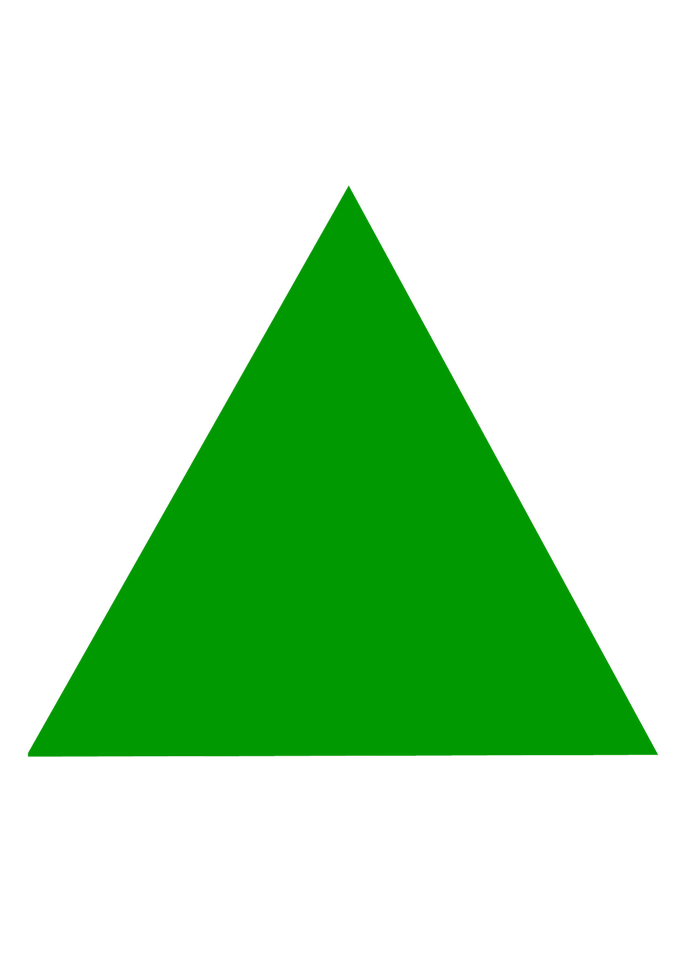
#> input picture Code/Image Processing/trtangle.jpg, 1371 x 1920 px (shown at 1/2 size)
$ python 'Contours in OPencv.py'
#> lines starting #> are read from the running program, lines starting #| are printed output that depends on the picture; after the words box and inside, x2 and y2 are one past the last pixel; in counts of white or black regions, pixels touching at a corner belong together; long printed decimals are rounded
import cv2 as cv
import numpy as np

img = cv.imread("trtangle.jpg",0)
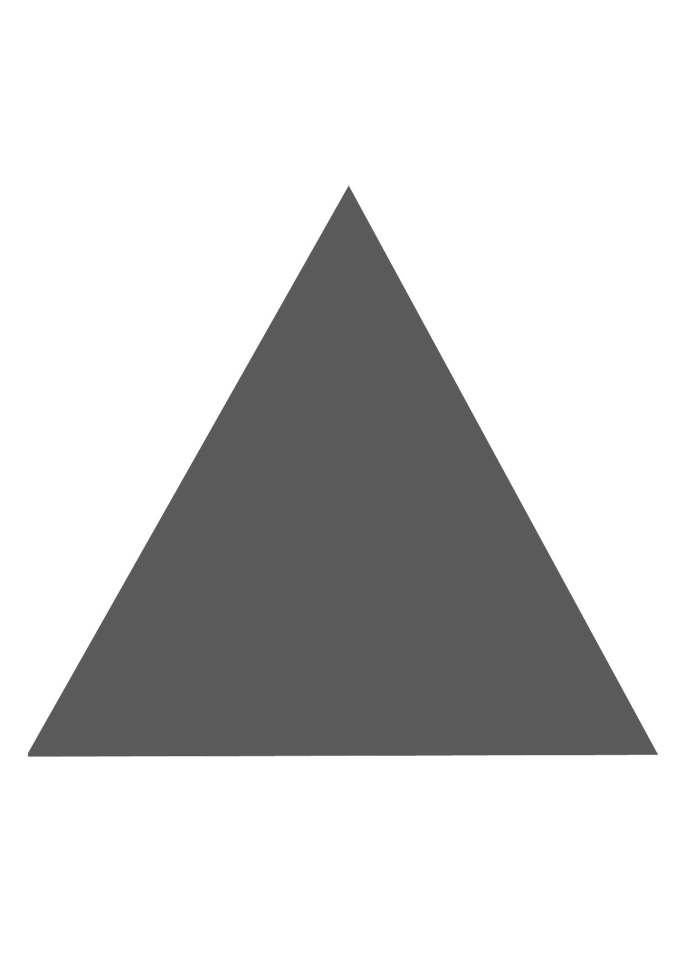
#> img: shape (1920, 1371) (shown at 1/2 size); min 70, max 255, mean 209.8
img = cv.resize(img,(400,500),cv.INTER_AREA)
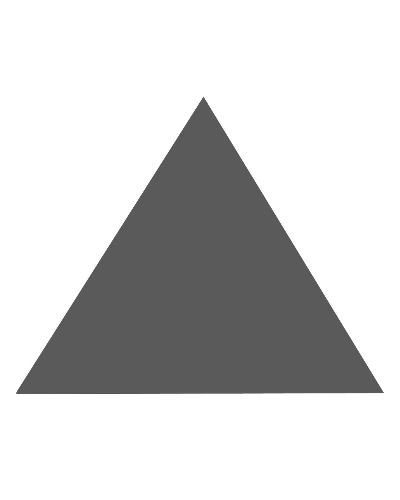
#> img: shape (500, 400); min 81, max 255, mean 209.8

ret, thresh = cv.threshold(img,127,255,0)
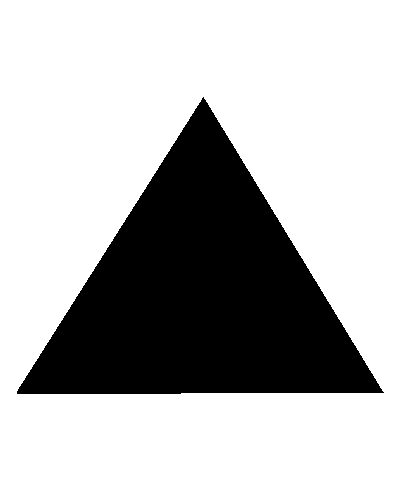
#> thresh: shape (500, 400); 72.7% white; 1 black region
contor, hierarchy = cv.findContours(thresh,1,2)
#> contor = 2 contours; box (x1, y1, x2, y2) and area: (0, 0, 400, 500) 199101, (16, 96, 385, 395) 55098

cnt = contor[0]
#> cnt = contour of 454 points, box (x1, y1, x2, y2) (16, 96, 385, 395), area 55098
M = cv.moments(cnt)
#> M = moments, m00 55098.5, centre m10/m00, m01/m00 = (200.3, 294.2)
print(M)
#> (printed output is left out)
cv.imshow("Thresh",thresh)
area = cv.contourArea(cnt)
#> area = 55098.5
perimeter = cv.arcLength(cnt,True)
#> perimeter = 1114.7

epsilon = 0.1*cv.arcLength(cnt,True)
#> epsilon = 111.5
approx = cv.approxPolyDP(cnt,epsilon,True)
#> approx = [[384, 392], [16, 393], [203, 96]]

print(epsilon)
#| 111.467

rect = cv.minAreaRect(cnt)
#> rect = ((159.4, 325.8), (314.8, 347.3), -31.34)
box = cv.boxPoints(rect)
#> box = [[115.3, 556], [-65.35, 259.4], [203.6, 95.66], [384.2, 392.3]]
box = np.int0(box)
#> box = [[115, 556], [-65, 259], [203, 95], [384, 392]]

draw = cv.drawContours(thresh,[box],0,(0,0,255),2)
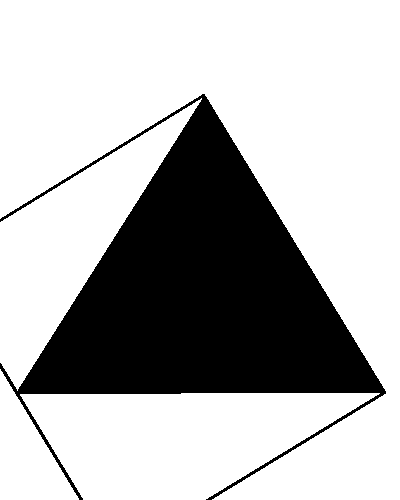
#> draw: shape (500, 400); 71.3% white; 1 black region, box (x1, y1, x2, y2) and area: (0, 94, 386, 500) 57310

eclipse = cv.fitEllipse(cnt)
#> eclipse = ((203.1, 15.48), (182.5, 332), 0)
ne = cv.ellipse(img,eclipse,(0,255,0),2)
cv.imshow("box",ne)


print("Area", area )
#| Area 55098.5
print("Perimeter",perimeter)
#| Perimeter 1114.673
cv.waitKey(0)
cv.destroyAllWindows()
